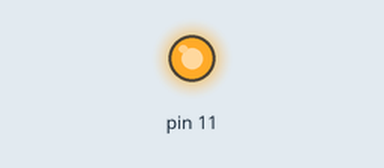
This sketch was run on a simulated Arduino Uno, built with avr-gcc and run on an emulated ATmega328P. Shown: output pins drawn as LEDs (lit = HIGH).

Above: at 0.2 s.
At 4.1 s:
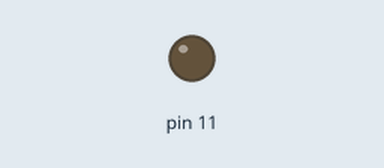
Timing chart, 0 to 6.0 s (numbered marks = the images above):
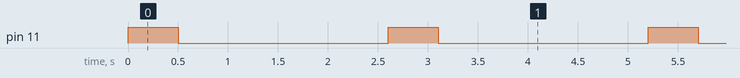

The sketch:

lab_1.ino
```cpp
#include <stdio.h>
#include <stdlib.h>
#include <ctype.h>

//Codes in the table are mapped as characters beginning
//at 65 of the ascii table. They are case insensitive. A is a.
//code_table['A' - 65] == code_table['a' - 97] == morse code of 'a'

//All values are binary masks. 0001 is one short. 0011 is one long.
// 0101 is two short. 1111 is two long.
unsigned int code_table[] = {
   0x0D,       //A - 0000 1101
   0x57,       //B - 0101 0111
   0x77,       //C - 0111 0111
   0x17,       //D - 0001 0111
   0x01,       //E - 0000 0001
   0x75,       //F - 0111 0101
   0x1F,       //G - 0001 1111
   0x55,       //H - 0101 0101
   0x05,       //I - 0000 0101
   0xFD,       //J - 1111 1101
   0x37,       //K - 0011 0111
   0x5D,       //L - 0101 1101
   0x0F,       //M - 0000 1111
   0x07,       //N - 0000 0111
   0x3F,       //O - 0011 1111
   0x7D,       //P - 0111 1101
   0xDF,       //Q - 1101 1111
   0x1D,       //R - 0001 1101
   0x15,       //S - 0001 0101
   0x03,       //T - 0000 0011
   0x35,       //U - 0011 0101
   0xD5,       //V - 1101 0101
   0x3D,       //W - 0011 1101
   0xD7,       //X - 1101 0111
   0xF7,       //Y - 1111 0111
   0x5F        //Z - 0101 1111
};

//These are the masks
unsigned int SHORT = 0x01;   //0000 0001
unsigned int LONG = 0x03;    //0000 0011

//How much will need to be subtracted to get the index
unsigned int LOWERCASE_ASCII = 97;
unsigned int UPPERCASE_ASCII = 65;

unsigned int MASK = 0x03;   //0000 0011

//Delay times
unsigned int short_delay = 500;
unsigned int long_delay = 1000;

void setup() {
  pinMode( 11, OUTPUT );
}

void loop() {
  blinkMessage( "b" );
  digitalWrite( 11, LOW );
  delay( 2000 );
}

void blinkMessage( char* text ) {
  unsigned int len = strlen( text );
  unsigned int i;

  for (i = 0; i < len; i++) {
    blinkCharacter(text[i]);
  }

}

void blinkCharacter( char character ) {
  unsigned int index = islower(character) ? LOWERCASE_ASCII - character : UPPERCASE_ASCII - character;

  //Only blink alhabetic characters
  if (!isalpha(character)) {
    return;
  }

  blinkCode( code_table[index] );
}

void blinkCode( int code ) {
  unsigned int delay_amt = 0;

  while (code != 0) {
    digitalWrite( 11, HIGH );

    if ( (code & MASK) == SHORT) {
      delay_amt = short_delay;
    }
    else if ( (code & MASK) == LONG) {
      delay_amt = long_delay;
    }
    delay( delay_amt );
    code = code >> 2;

    digitalWrite( 11, LOW );
    delay( 100 );
  }

}
```

Measured:
- by itself, pin 11: alternates HIGH for 0.50 s and LOW for 2.1 s
